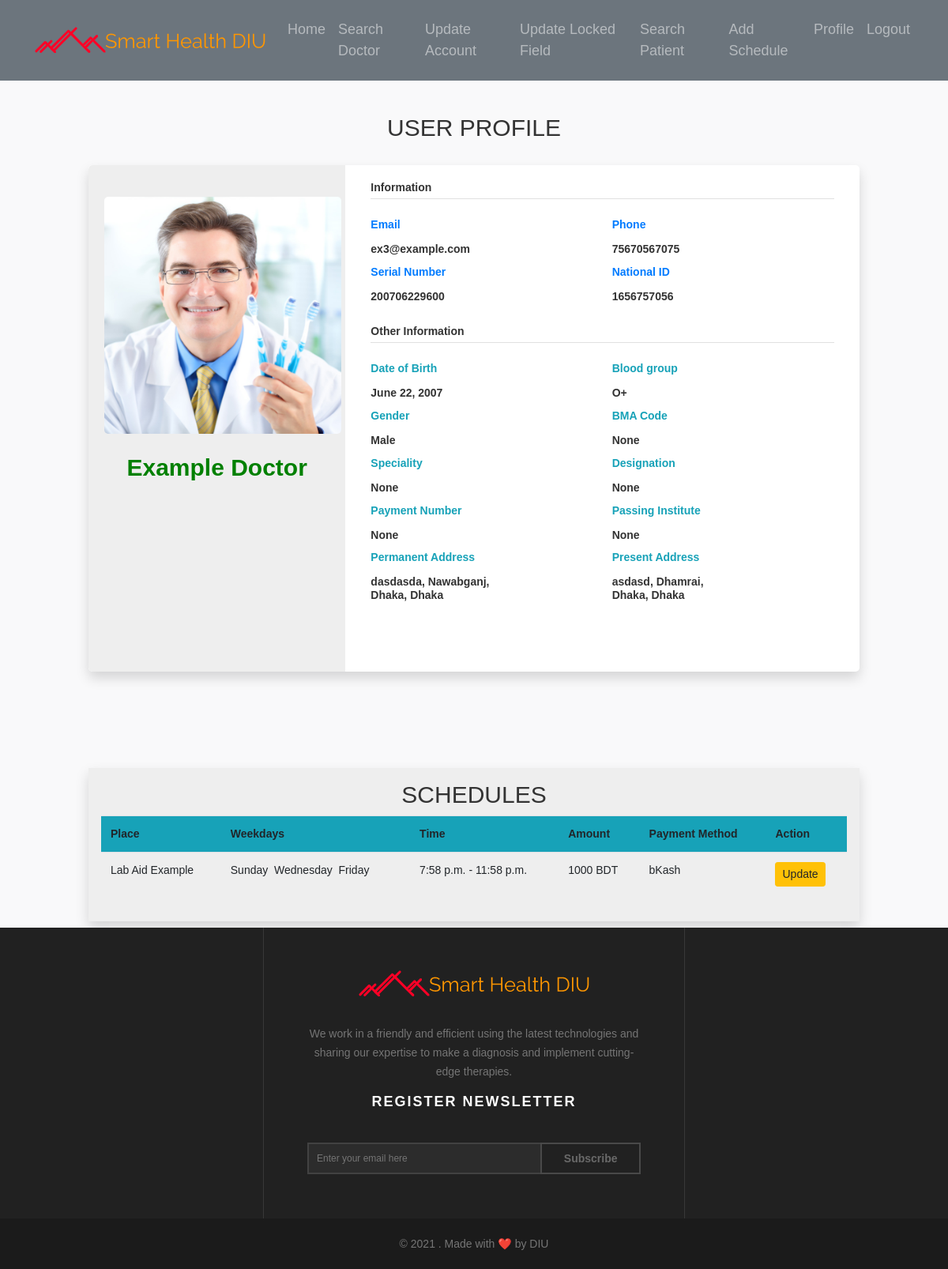
The page /user/2/profile/ (signed in) on the database its author committed.
### users/models.py (models this page shows, shortened)
class User(AbstractUser):
    USER_TYPE_CHOICES = (
        (1, 'admin'),
        (2, 'doctor'),
        (3, 'patients'),
        (4, 'doctor admin'),
        (5, 'patient admin'),
    )
    VERIFY_STATUS = (
        ('yes', 'yes'),
        ('no', 'no')
    )
    GENDER_CHOICES = (
        ('Male', 'Male'),
        ('Female', 'Female'),
    )
    BG_CHOICES = (
        ('O+', 'O+'),
        ('O-', 'O-'),
        ('A+', 'A+'),
        ('A-', 'A-'),
        ('B+', 'B+'),
        ('B-', 'B-'),
        ('AB+', 'AB+'),
        ('AB-', 'AB-'),
    )
    DESIGNATION_CHOICES = (
        ('Professor', 'Professor'),
	    ('Associate Professor', 'Associate Professor'),
	    ('Assistant Professor', 'Assistant Professor'),
        ('Consultant', 'Consultant'),
	    ('Registras', 'Registras'),
	    ('Assistant Registras', 'Assistant Registras'),
	    ('IMO', 'IMO'),
        ('EMO', 'EMO'),
        ('RMO', 'RMO'),
        ('HMO', 'HMO'),
        ('Other', 'Other')
    )
    username = None
    sn = models.CharField(verbose_name='Serial Number', max_length=12, unique=True, error_messages={'required': 'Your Name is Required'})
    pm_division = models.ForeignKey(Division, verbose_name='Division', related_name='pm_division', on_delete=models.DO_NOTHING, null=True, blank=True)
    pm_district = models.ForeignKey(District, verbose_name='District', related_name='pm_district', on_delete=models.DO_NOTHING, null=True, blank=True)
    pm_thana = models.ForeignKey(Thana, verbose_name='Thana', related_name='pm_thana', on_delete=models.DO_NOTHING, null=True, blank=True)
    ps_division = models.ForeignKey(Division, verbose_name='Division', related_name='ps_division', on_delete=models.DO_NOTHING, null=True, blank=True)
    ps_district = models.ForeignKey(District, verbose_name='District', related_name='ps_district', on_delete=models.DO_NOTHING, null=True, blank=True)
    ps_thana = models.ForeignKey(Thana, verbose_name='Thana', related_name='ps_thana', on_delete=models.DO_NOTHING, null=True, blank=True)
    pm_village = models.CharField(verbose_name='Village',max_length=50, null=True, blank=True)
    ps_village = models.CharField(verbose_name='Village',max_length=50, null=True, blank=True)
    pm_union = models.CharField(verbose_name='Union',max_length=50, null=True, blank=True)
    ps_union = models.CharField(verbose_name='Union',max_length=50, null=True, blank=True)
    pm_ward = models.CharField(verbose_name='Ward',max_length=50, null=True, blank=True)
    ps_ward = models.CharField(verbose_name='Ward',max_length=50, null=True, blank=True)
    birthday = models.DateField(null=True, blank=True)
    image = models.ImageField(default='default.jpg', upload_to='users', null=True, blank=True)
    verified = models.CharField(max_length=10, choices=VERIFY_STATUS, null=True, default='no')
    user_type = models.PositiveIntegerField(choices=USER_TYPE_CHOICES, default=3, blank=True, null=True)
    mobile = models.CharField(verbose_name='Mobile Number', max_length=11, blank=True)
    payment = models.CharField(verbose_name='Payment Number', max_length=11, null=True, blank=True)
    nid = models.CharField(verbose_name='National ID', max_length=10, unique=True, blank=True, null=True)
    bma = models.CharField(verbose_name='BMA Code', max_length=20, unique=True, blank=True, null=True)
    institute = models.CharField(verbose_name='Institute', max_length=100, blank=True, null=True)
    designation = models.CharField(verbose_name='Designation', max_length=50, choices=DESIGNATION_CHOICES, blank=True, null=True)
    specialist = models.ForeignKey(Speciality, verbose_name='Specialist', blank=True, null=True, on_delete=models.CASCADE)
    father_name = models.CharField(verbose_name='Father\'s name', max_length=25, null=True, blank=True)
    mother_name = models.CharField(verbose_name='Mother\'s name', max_length=25, null=True, blank=True)
    father_mobile = models.CharField(verbose_name='Father\'s Mobile', max_length=11, null=True, blank=True)
    mother_mobile = models.CharField(verbose_name='Mother\'s Mobile', max_length=11, null=True, blank=True)
    bg = models.CharField(verbose_name='Blood Group', max_length=11, choices=BG_CHOICES, null=True, blank=True)
    gender = models.CharField(verbose_name='Select Gender', max_length=11, choices=GENDER_CHOICES, null=True, blank=True)
    USERNAME_FIELD = 'sn'

class Thana(models.Model):
    district = models.ForeignKey(District, on_delete=models.CASCADE)
    name = models.CharField(max_length=30)
    def __str__(self):
        return self.name

class District(models.Model):
    division = models.ForeignKey(Division, on_delete=models.CASCADE)
    name = models.CharField(max_length=30)
    def __str__(self):
        return self.name

class Division(models.Model):
    name = models.CharField(max_length=20)
    def __str__(self):
        return self.name

class Schedule(models.Model):
    DAYS = (
        ('Sunday', 'Sunday'),
        ('Monday', 'Monday'),
        ('Tuesday', 'Tuesday'),
        ('Wednessday', 'Wednessday'),
        ('Thursday', 'Thursday'),
        ('Friday', 'Friday'),
        ('Saturday', 'Saturday'),
    )
    PAYMENT_METHOD_CHOICES = (
        ('bKash', 'bKash'),
        ('Rocket', 'Rocket'),
        ('Nagad', 'Nagad'),
        ('DBBL', 'DBBL'),
        ('Skrill', 'Skrill'),
        ('Aqua', 'Aqua')
    )
    name = models.CharField(verbose_name='Place', max_length=200, null=True)
    wkfrom = models.CharField(verbose_name='Start Day', max_length=15, choices=DAYS, null=True)
    wkto = models.CharField(verbose_name='End day', max_length=15, choices=DAYS, null=True)
    days = models.ManyToManyField(to=Days, related_name='days', verbose_name='Select Days', null=True)
    pm_method = models.CharField(verbose_name="Payment Method", choices=PAYMENT_METHOD_CHOICES, blank=True, null=True, max_length=6)
    timefrom = models.TimeField(verbose_name='Time From', null=True)
    timeto = models.TimeField(verbose_name='Time To', null=True)
    fee = models.CharField(verbose_name='Consultaiton Fee', max_length=20)
    doctor = models.ForeignKey(User, on_delete=models.CASCADE, null=True)

class Days(models.Model):
    day = models.CharField(verbose_name='Day', max_length=20)
    def __str__(self):
        return self.day

### users/views.py (the view)
# urls.py: path('user/<int:pk>/profile/', ProfileView.as_view(), name='user-profile'),
class ProfileView(LoginRequiredMixin, UserPassesTestMixin, DetailView):
    model = User
    template_name = 'users/dashboard/profile.html'
    context_object_name = 'user'
    def get_context_data(self, **kwargs):
        kwargs['schedules'] = Schedule.objects.filter(doctor_id=self.kwargs['pk'])
        kwargs['prescriptions'] = Treatment.objects.filter(patient_id=self.kwargs['pk'])
        return super().get_context_data(**kwargs)
    def test_func(self):
        obj = self.get_object()
        if obj.id == self.request.user.id:
            return True

### users/templates/users/dashboard/profile.html (shortened to what this page needs)
{% extends 'users/dashboard/base.html' %}
{% block content %}
<div class="row mx-auto">
    <div class="col-md-10 mx-auto">
        <br>
        <br>
        <h3 class="text-uppercase text-center">User Profile</h3>
        <br>
        <div class="row">
            <div class="col-xl-12 col-md-12">
                <div class="card user-card-full shadow">
                    <div class="row m-l-0 m-r-0">
                        <div class="col-sm-4 bg-c-lite-green user-profile">
                            <div class="card-block text-center text-white">
                                <div class="m-b-25"> <img src="{{ user.image.url }}" class="img-radius" width="300px" height="300px" alt="User-Profile-Image"> </div>
                                <h3 class="f-w-600">
                                    {% if user.verified == 'yes' %}
                                    <span style="color: green;">{{ user.first_name }} {{ user.last_name }}</span>
                                    {% else %}
                                        <span style="color: red;">{{ user.first_name }} {{ user.last_name }}</span>
                                    {% endif %}
                                </h3>
                            </div>
                        </div>
                        <div class="col-sm-8">
                            <div class="card-block">
                                <h6 class="m-b-20 p-b-5 b-b-default f-w-600">Information</h6>
                                <div class="row">
                                    <div class="col-sm-6">
                                        <p class="m-b-10 f-w-600 text-primary">Email</p>
                                        <h6 class="f-w-400">{{ user.email }}</h6>
                                    </div>
                                    <div class="col-sm-6">
                                        <p class="m-b-10 f-w-600 text-primary">Phone</p>
                                        <h6 class="f-w-400">{{ user.mobile }}</h6>
                                    </div>
                                    <div class="col-sm-6">
                                        <p class="m-b-10 f-w-600 text-primary">Serial Number</p>
                                        <h6 class="f-w-400">{{ user.sn }}</h6>
                                    </div>
                                    <div class="col-sm-6">
                                        <p class="m-b-10 f-w-600 text-primary">National ID</p>
                                        <h6 class="f-w-400">{{ user.nid }}</h6>
                                    </div>
                                </div>
                                <h6 class="m-b-20 m-t-40 p-b-5 b-b-default f-w-600">Other Information</h6>
                                <div class="row">
                                    <div class="col-sm-6">
                                        <p class="m-b-10 f-w-600 text-info">Date of Birth</p>
                                        <h6 class="f-w-400">{{ user.birthday }}</h6>
                                    </div>
                                    <div class="col-sm-6">
                                        <p class="m-b-10 f-w-600 text-info">Blood group</p>
                                        <h6 class="f-w-400">{{ user.bg }}</h6>
                                    </div>
                                    <div class="col-sm-6">
                                        <p class="m-b-10 f-w-600 text-info">Gender</p>
                                        <h6 class="f-w-400">{{ user.gender }}</h6>
                                    </div>
                                    {% if user.user_type == 2 %}
                                    <div class="col-sm-6">
                                        <p class="m-b-10 f-w-600 text-info">BMA Code</p>
                                        <h6 class="f-w-400">{{ user.bma }}</h6>
                                    </div>
                                    <div class="col-sm-6">
                                        <p class="m-b-10 f-w-600 text-info">Speciality</p>
                                        <h6 class="f-w-400">{{ user.specialist }}</h6>
                                    </div>
                                    <div class="col-sm-6">
                                        <p class="m-b-10 f-w-600 text-info">Designation</p>
                                        <h6 class="f-w-400">{{ user.designation }}</h6>
                                    </div>
                                    <div class="col-sm-6">
                                        <p class="m-b-10 f-w-600 text-info">Payment Number</p>
                                        <h6 class="f-w-400">{{ user.payment }}</h6>
                                    </div>
                                    <div class="col-sm-6">
                                        <p class="m-b-10 f-w-600 text-info">Passing Institute</p>
                                        <h6 class="f-w-400">{{ user.institute }}</h6>
                                    </div>
                                    {% endif %}
                                    <div class="col-sm-6">
                                        <p class="m-b-10 f-w-600 text-info">Permanent Address</p>
                                        <h6 class="f-w-400">{{ user.pm_village }}, {{ user.pm_thana }},<br>
                                            {{ user.pm_district }}, {{ user.pm_division }}</h6>
                                    </div>
                                    <div class="col-sm-6">
                                        <p class="m-b-10 f-w-600 text-info">Present Address</p>
                                        <h6 class="f-w-400">{{ user.ps_village }}, {{ user.ps_thana }},<br>
                                            {{ user.ps_district }}, {{ user.ps_division }}</h6>
                                    </div>
                                </div>
                                <ul class="social-link list-unstyled m-t-40 m-b-10">
                                    <li></li>
                                    <li></li>
                                    <li></li>
                                </ul>
                            </div>
                        </div>
                    </div>
                </div>
            </div>
        </div>
        <br>
        <br>
        <br><br>
        {% if user.user_type == 2 %}
            <div class="my-2 shadow p-3" style="background-color: #eee;">
                <h3 class="text-center text-uppercase">Schedules</h3>
                <table class="table table-striped">
                    <tbody>
                        <tr>
                            <th class="bg-info">Place</th>
                            <th class="bg-info">Weekdays</th>
                            <th class="bg-info">Time</th>
                            <th class="bg-info">Amount</th>
                            <th class="bg-info">Payment Method</th>
                            {% if request.user.user_type == 2 or request.user.user_type == 1 %}
                            <th class="bg-info">Action</th>
                            {% endif %}
                        </tr>
                    {% for schedule in schedules %}
                        <tr>
                            <td>{{ schedule.name }}</td>
                            <td>
                                {% for day in schedule.days.all %}
                                    {{ day }}&nbsp;
                                {% endfor %}
                            </td>
                            <td>{{ schedule.timefrom }} - {{ schedule.timeto }}</td>
                            <td>{{ schedule.fee }} BDT</td>
                            <td>{{ schedule.pm_method }}</td>
                            {% if request.user.user_type == 2 or request.user.user_type == 1 %}
                            <td><a href="{% url 'schedule-udpate' schedule.id %}" class="btn btn-sm btn-warning">Update</a></td>
                            {% endif %}
                        </tr>
                    {% endfor %}
                    </tbody>
                </table>
            </div>
        {% endif %}
    </div>
</div>
{% endblock content %}

### rows shown on the page
User: image (picture), first_name "Example", last_name "Doctor", email "ex3@example.com", mobile "75670567075", sn "200706229600", nid "1656757056", birthday "June 22, 2007", bg "O+", gender "Male", bma "None", specialist "None", designation "None", payment "None", institute "None", pm_village "dasdasda", pm_thana "Nawabganj", pm_district "Dhaka", pm_division "Dhaka", ps_village "asdasd", ps_thana "Dhamrai", ps_district "Dhaka", ps_division "Dhaka"
Schedule: name "Lab Aid Example", timefrom "7:58 p.m.", timeto "11:58 p.m.", fee "1000", pm_method "bKash"
Days: day "Sunday"
Days: day "Wednesday"
Days: day "Friday"
